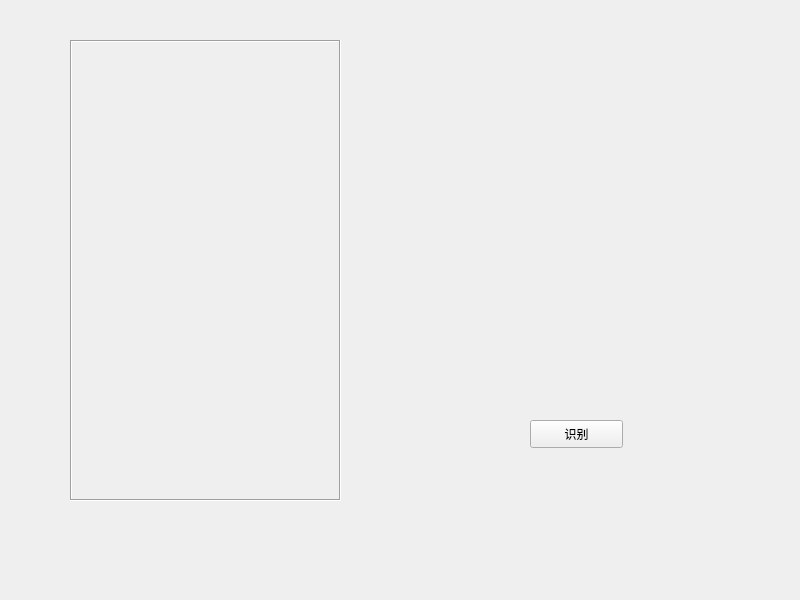
<?xml version="1.0" encoding="UTF-8"?>
<ui version="4.0">
 <class>Widget</class>
 <widget class="QWidget" name="Widget">
  <property name="geometry">
   <rect>
    <x>0</x>
    <y>0</y>
    <width>800</width>
    <height>600</height>
   </rect>
  </property>
  <property name="windowTitle">
   <string>Widget</string>
  </property>
  <widget class="QLabel" name="labelView">
   <property name="geometry">
    <rect>
     <x>70</x>
     <y>40</y>
     <width>271</width>
     <height>461</height>
    </rect>
   </property>
   <property name="frameShape">
    <enum>QFrame::Box</enum>
   </property>
   <property name="frameShadow">
    <enum>QFrame::Sunken</enum>
   </property>
   <property name="text">
    <string/>
   </property>
  </widget>
  <widget class="QPushButton" name="btnDetect">
   <property name="geometry">
    <rect>
     <x>530</x>
     <y>420</y>
     <width>93</width>
     <height>28</height>
    </rect>
   </property>
   <property name="text">
    <string>识别</string>
   </property>
  </widget>
 </widget>
 <resources/>
 <connections/>
</ui>
